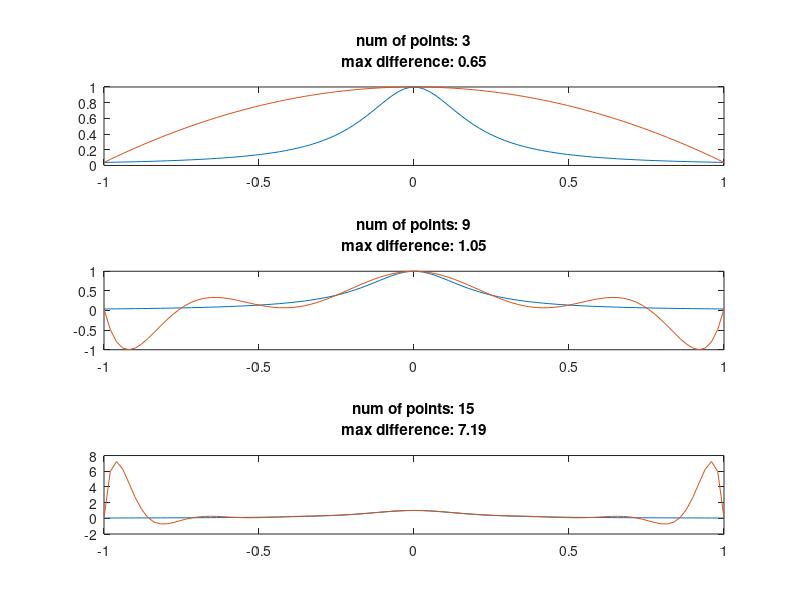

Write the MATLAB code that produced this figure.
clf; clear;
% Runge examples

fun=@(x) 1./(1+25*x.^2);
xx=linspace(-1,1);
yy=fun(xx);

nsp=0
for np=[3,9,15]
   nsp=nsp+1;subplot(3,1,nsp);
   x=linspace(-1,1,np);
   pol=polyfit(x,fun(x),np-1);
   yyy=polyval(pol,xx);
   plot(xx,yy,xx,yyy);
   maxdiff=max(abs(yy-yyy));
   title(sprintf("num of points: %d\nmax difference: %.2f\n",np,maxdiff));
end